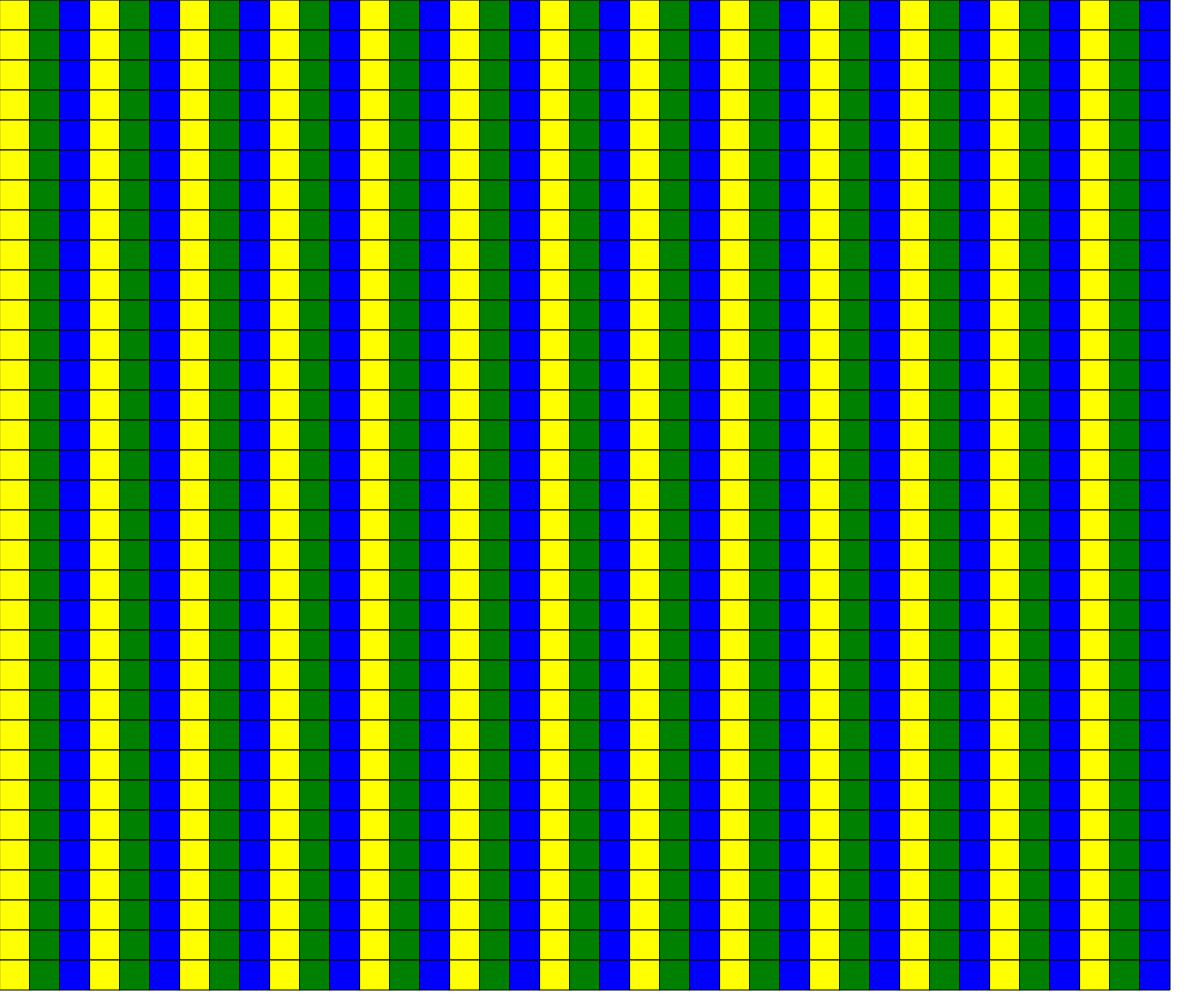
Frame 1 (no input)
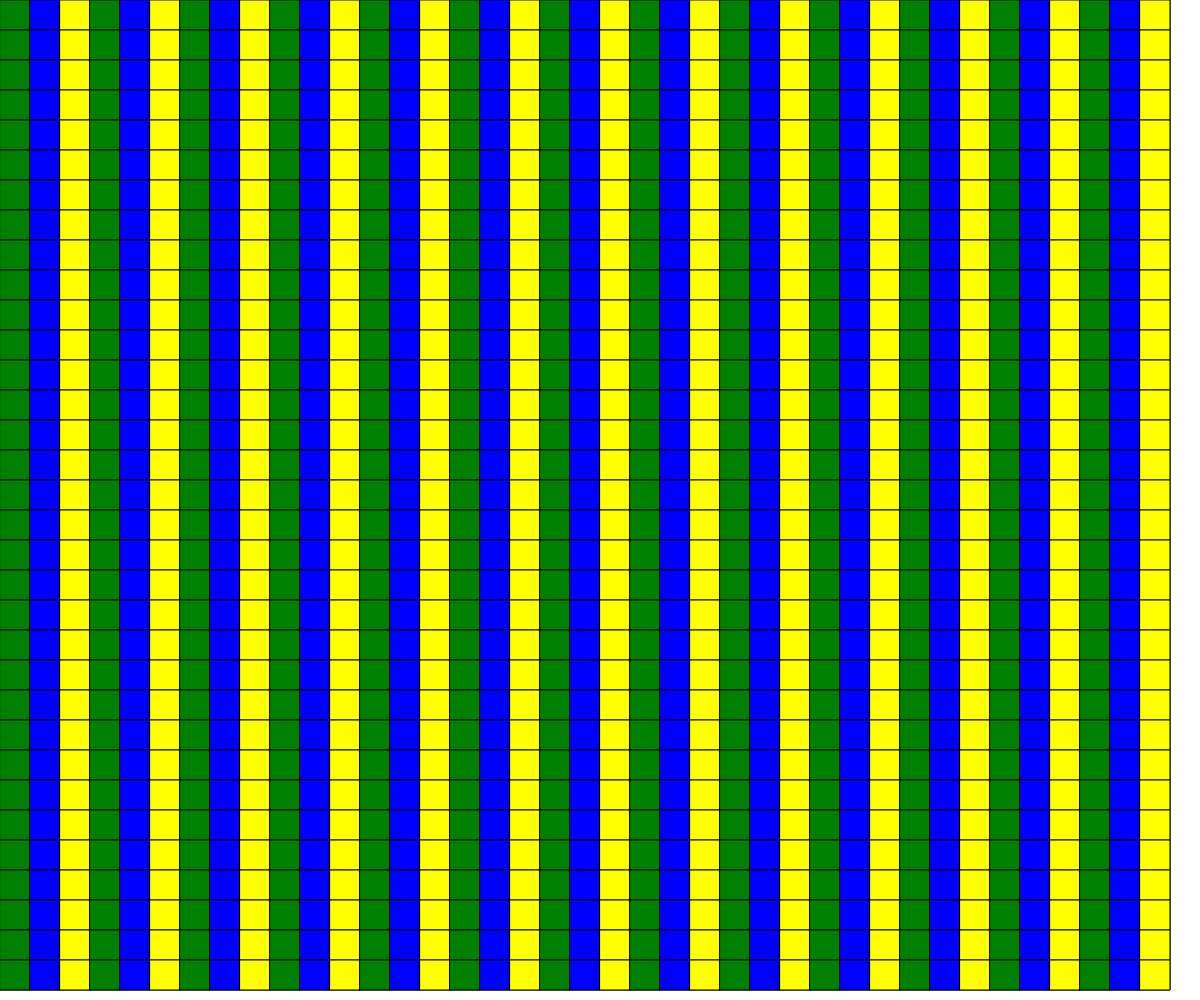
Frame 2 (the mouse pressed at the canvas centre, redrawn once)

The p5.js sketch that drew these frames (run headless with seeded random() and noise() and a simulated clock; the mouse was pressed at the canvas centre and the sketch redrawn once):

// p5.js sketch
// ── sketch.js
let n = 1;
let [start, increment] = [30, 30];
const byg = [ 'blue', 'yellow', 'green' ];

function setup() {
  createCanvas(windowWidth, windowHeight);
  noLoop();
}

function draw() {
  for (let y = start; y < height; y += increment) {
    for (let x = start; x < width; x += increment) {
      fillSquare(x, y); 
    }
  }
}

// When the user clicks the mouse
function mousePressed() {
  fillSquare(mouseX,mouseY);
  /*
  // Check if mouse is inside the circle
  var d = dist(mouseX, mouseY, 360, 200);
  if (d < 100) {
    // Pick new random color values
    r = random(255);
    g = random(255);
    b = random(255);
  }
  */
}

function fillSquare(x, y) {
  fill(byg[n++ % 3]);
  rect(x - increment, y - increment, increment, increment);
}
